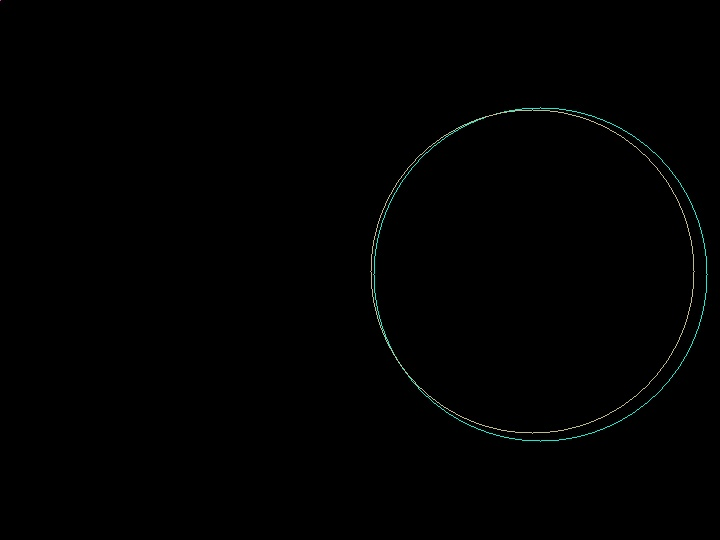
//> input picture CLionProjects/1115/cmake-build-debug/draw_circle.jpg, 720 x 540 px, given in place of 1104.mp4, which was not available
$ ./main   (built with g++ and OpenCV 4)
//> lines starting //> are read from the running program, lines starting //| are printed output that depends on the picture; after the words box and inside, x2 and y2 are one past the last pixel; in counts of white or black regions, pixels touching at a corner belong together; pictures that were not available may be replaced by others from this repository, and a replacement may not be noted
// OpenCVtest.cpp : 此文件包含 "main" 函数。程序执行将在此处开始并结束。
//
#include "stdio.h"
#include<iostream>
#include <opencv2/opencv.hpp>
#include <opencv2/core/core.hpp>
#include <opencv2/highgui/highgui.hpp>
using namespace std;
using namespace cv;
const int kThreashold = 220;
Mat frame2;
const int kMaxVal = 255;
const Size kGaussianBlueSize = Size(5, 5);
int main()
{
    VideoCapture video("/home/yuuki/Downloads/1104.mp4");
    Mat frame,channels[3],binary,Gaussian;
    vector<vector<Point>> contours;
    vector<Vec4i> hierarchy;
    Rect boundRect;
    RotatedRect box;
    vector<Point2f> boxPts(4);
    for (;;) {
        Rect point_array[20];
        video >> frame;
//> frame is the input picture: 540 rows x 720 cols, CV_8UC3; mean B, G, R 0.9, 1, 0.8
        if (frame.empty()) {
            break;
        }
        split(frame,channels);
        Mat canny;
        Canny(frame,canny,80,160,3,false);
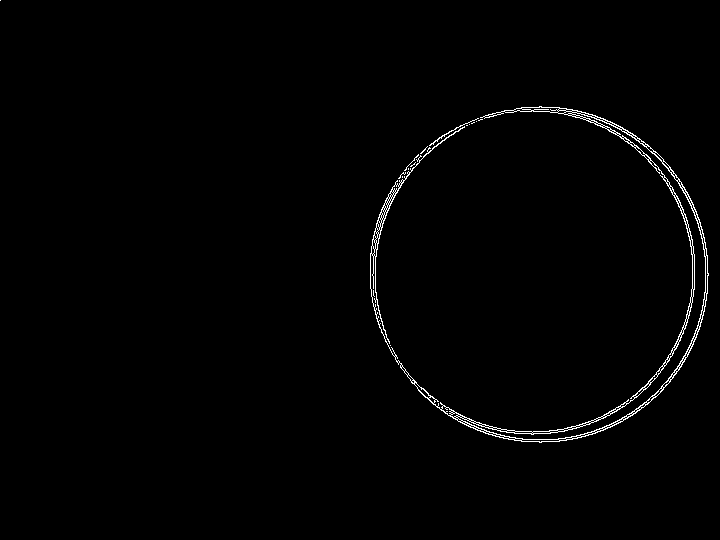
//> canny: 540 rows x 720 cols, CV_8UC1; 1% white in thin lines or dots, all inside (x1, y1, x2, y2) = (0, 0, 709, 443)
        Mat kernel = getStructuringElement(0,Size(3,3));
        dilate(canny,canny,kernel);
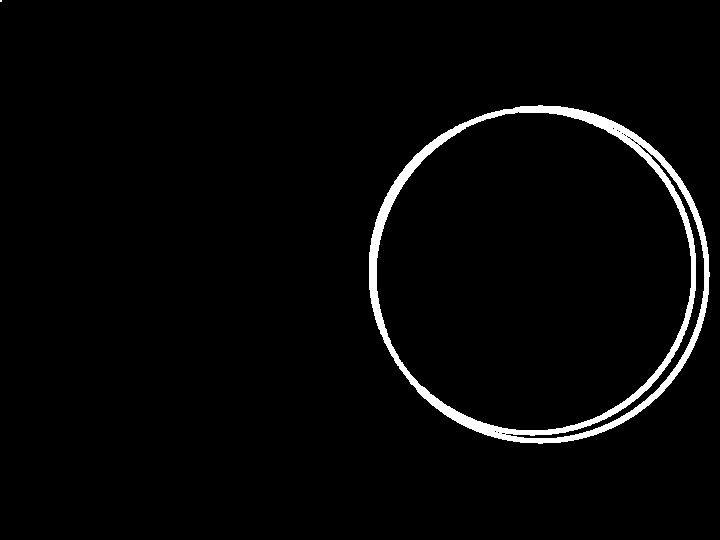
//> canny: 540 rows x 720 cols, CV_8UC1; 2.6% white; 2 white regions (1 under 20 px)
        vector<vector<Point>>contours;
        vector<Vec4i>hierarchy;
        threshold(canny, binary, kThreashold, kMaxVal, 0);
        GaussianBlur(binary, Gaussian, kGaussianBlueSize, 0);
        findContours(Gaussian, contours, hierarchy, RETR_TREE, CHAIN_APPROX_NONE);
//> contours = 24 contours, 21 with area under 20; largest, box (x1, y1, x2, y2) and area: (367, 103, 712, 446) 93169, (378, 114, 690, 429) 76313, (660, 221, 703, 381) 579
        for(int n=0;n<contours.size();n++)
        {
        Rect rect= boundingRect(contours[n]);
            rectangle(frame,rect,Scalar(0,0,255),2,8,0);
            RotatedRect rrect= minAreaRect(contours[n]);
        Point2f points[4];
        rrect.points(points);
            Point2f cpt=rrect.center;//矩形中心
            frame.copyTo(frame2);
            for(int i=0;i<4;i++)
            {
               cout<<rrect.center;
                if(i==3)
                {
                    line(frame,points[i],points[0],Scalar(0,255,0),2,8,0);
                    break;
                }
                line(frame2,points[i],points[i+1],Scalar(0,0,255),2,8,0);
            }
            circle(frame,cpt,2,Scalar(0,255,0),2,8,0);
        }
//> this loop made 24 passes
//> (rect, rrect) on passes 1 to 9: (Rect(367, 103, 345, 343), centre (539, 274), size (342, 344), angle -90), (Rect(629, 406, 3, 3), centre (630, 407), size (1.4, 1.4), angle -45), (Rect(633, 403, 3, 3), centre (634, 404), size (1.4, 1.4), angle -45), (Rect(637, 400, 3, 3), centre (638, 401), size (1.4, 1.4), angle -45), (Rect(641, 397, 3, 3), centre (642, 398), size (1.4, 1.4), angle -45), (Rect(642, 396, 3, 3), centre (643, 397), size (1.4, 1.4), angle -45), (Rect(643, 395, 3, 3), centre (644, 396), size (1.4, 1.4), angle -45), (Rect(644, 394, 3, 3), centre (645, 395), size (1.4, 1.4), angle -45), (Rect(645, 393, 3, 3), centre (646, 394), size (1.4, 1.4), angle -45)
//> pass 2, `frame.copyTo(frame2);`:
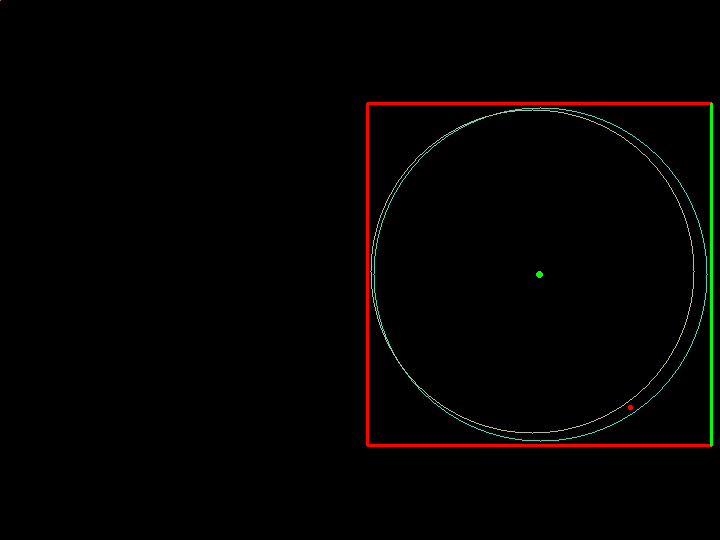
//> frame2: 540 rows x 720 cols, CV_8UC3; mean B, G, R 0.9, 1.7, 2.8
//> after the loop:
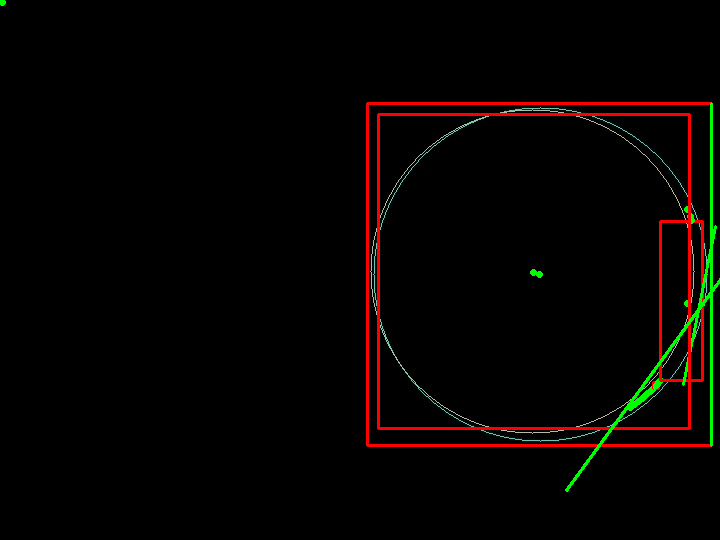
//> frame: 540 rows x 720 cols, CV_8UC3; 2.72% of pixels changed, all inside (x1, y1, x2, y2) = (0, 0, 720, 492)
//> after the loop:
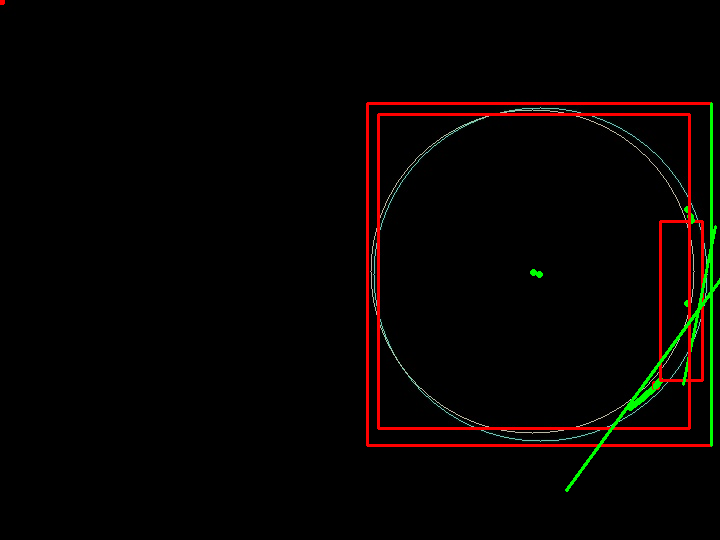
//> frame2: 540 rows x 720 cols, CV_8UC3; mean B, G, R 0.8, 2.6, 5.8
        imshow("max",frame);
      //  imshow("min",frame2);
     //   imshow("video", frame2);

       if (waitKey(30) >= 0) {
//> the Esc key is pressed
            break;
       }
    }
    return 0;}
